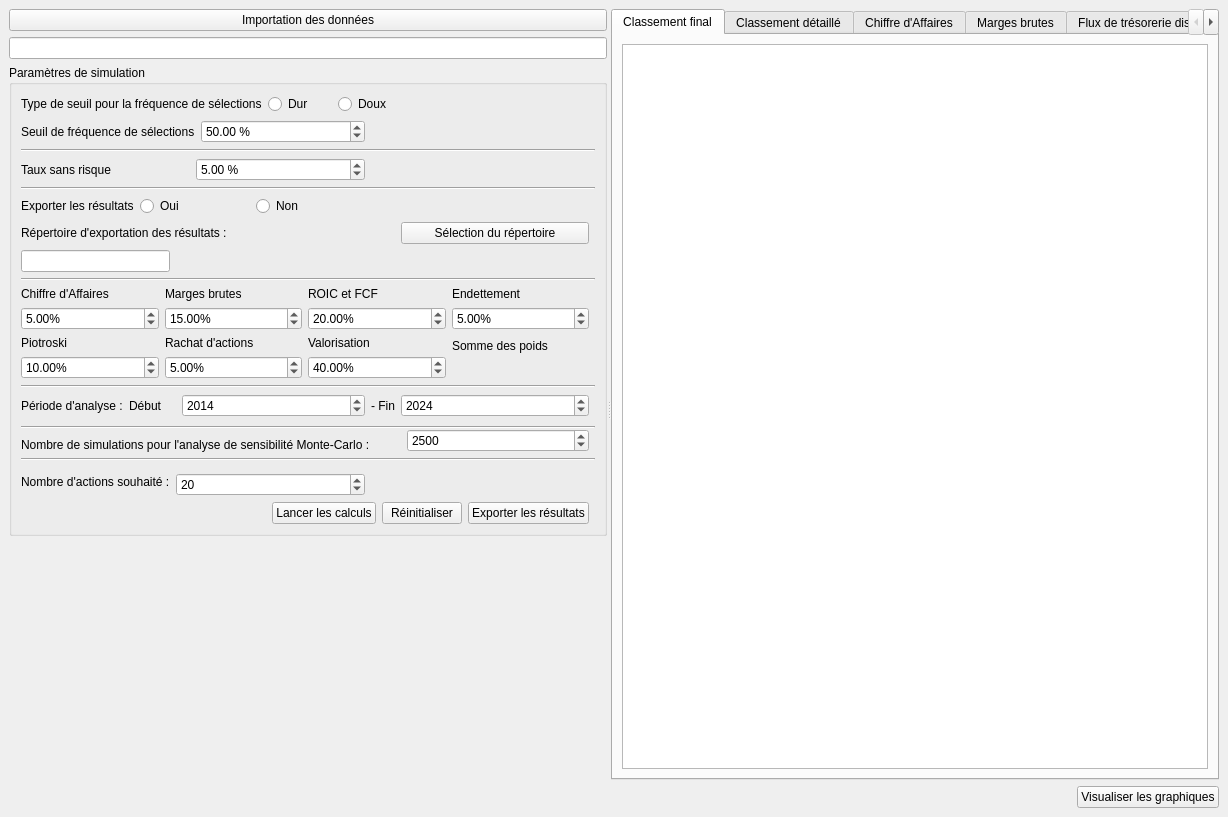
<?xml version="1.0" encoding="UTF-8"?>
<ui version="4.0">
 <class>MainWindow</class>
 <widget class="QMainWindow" name="MainWindow">
  <property name="geometry">
   <rect>
    <x>0</x>
    <y>0</y>
    <width>1228</width>
    <height>817</height>
   </rect>
  </property>
  <property name="windowTitle">
   <string>MainWindow</string>
  </property>
  <widget class="QWidget" name="centralwidget">
   <layout class="QGridLayout" name="gridLayout_16">
    <item row="0" column="0">
     <widget class="QSplitter" name="splitter">
      <property name="orientation">
       <enum>Qt::Orientation::Horizontal</enum>
      </property>
      <widget class="QWidget" name="">
       <layout class="QVBoxLayout" name="verticalLayout">
        <item>
         <widget class="QPushButton" name="pb_import_data">
          <property name="text">
           <string>Importation des données</string>
          </property>
         </widget>
        </item>
        <item>
         <widget class="QLineEdit" name="le_path_data_import">
          <property name="sizePolicy">
           <sizepolicy hsizetype="Expanding" vsizetype="Fixed">
            <horstretch>0</horstretch>
            <verstretch>0</verstretch>
           </sizepolicy>
          </property>
          <property name="readOnly">
           <bool>true</bool>
          </property>
         </widget>
        </item>
        <item>
         <widget class="QGroupBox" name="gb_sim_param">
          <property name="sizePolicy">
           <sizepolicy hsizetype="Minimum" vsizetype="Preferred">
            <horstretch>0</horstretch>
            <verstretch>0</verstretch>
           </sizepolicy>
          </property>
          <property name="title">
           <string>Paramètres de simulation</string>
          </property>
          <layout class="QGridLayout" name="gridLayout_24">
           <item row="0" column="0" colspan="6">
            <layout class="QHBoxLayout" name="horizontalLayout_2">
             <item>
              <widget class="QLabel" name="label_4">
               <property name="text">
                <string>Type de seuil pour la fréquence de sélections</string>
               </property>
              </widget>
             </item>
             <item>
              <widget class="QRadioButton" name="rb_type_freq_selec_dur">
               <property name="text">
                <string>Dur</string>
               </property>
              </widget>
             </item>
             <item>
              <widget class="QRadioButton" name="rb_type_freq_selec_doux">
               <property name="text">
                <string>Doux</string>
               </property>
              </widget>
             </item>
            </layout>
           </item>
           <item row="1" column="0" colspan="4">
            <layout class="QHBoxLayout" name="horizontalLayout">
             <item>
              <widget class="QLabel" name="label_2">
               <property name="text">
                <string>Seuil de fréquence de sélections</string>
               </property>
              </widget>
             </item>
             <item>
              <widget class="QDoubleSpinBox" name="sb_seuil_freq_select">
               <property name="suffix">
                <string> %</string>
               </property>
               <property name="maximum">
                <double>100.000000000000000</double>
               </property>
               <property name="singleStep">
                <double>0.100000000000000</double>
               </property>
               <property name="value">
                <double>50.000000000000000</double>
               </property>
              </widget>
             </item>
            </layout>
           </item>
           <item row="2" column="0" colspan="8">
            <widget class="Line" name="line_3">
             <property name="orientation">
              <enum>Qt::Orientation::Horizontal</enum>
             </property>
            </widget>
           </item>
           <item row="3" column="0" colspan="4">
            <layout class="QHBoxLayout" name="horizontalLayout_4">
             <item>
              <widget class="QLabel" name="label_5">
               <property name="text">
                <string>Taux sans risque</string>
               </property>
              </widget>
             </item>
             <item>
              <widget class="QDoubleSpinBox" name="sb_taux_sans_risque">
               <property name="suffix">
                <string> %</string>
               </property>
               <property name="maximum">
                <double>10.000000000000000</double>
               </property>
               <property name="singleStep">
                <double>0.100000000000000</double>
               </property>
               <property name="value">
                <double>5.000000000000000</double>
               </property>
              </widget>
             </item>
            </layout>
           </item>
           <item row="4" column="0" colspan="8">
            <widget class="Line" name="line_2">
             <property name="orientation">
              <enum>Qt::Orientation::Horizontal</enum>
             </property>
            </widget>
           </item>
           <item row="5" column="0" colspan="4">
            <layout class="QHBoxLayout" name="horizontalLayout_3">
             <item>
              <widget class="QLabel" name="label">
               <property name="text">
                <string>Exporter les résultats</string>
               </property>
              </widget>
             </item>
             <item>
              <widget class="QRadioButton" name="rb_export_results_yes">
               <property name="text">
                <string>Oui</string>
               </property>
               <attribute name="buttonGroup">
                <string notr="true">buttonGroup</string>
               </attribute>
              </widget>
             </item>
             <item>
              <widget class="QRadioButton" name="rb_export_results_no">
               <property name="text">
                <string>Non</string>
               </property>
               <attribute name="buttonGroup">
                <string notr="true">buttonGroup</string>
               </attribute>
              </widget>
             </item>
            </layout>
           </item>
           <item row="6" column="0" colspan="4">
            <widget class="QLabel" name="label_export_path">
             <property name="text">
              <string>Répertoire d'exportation des résultats :</string>
             </property>
            </widget>
           </item>
           <item row="6" column="5" colspan="2">
            <widget class="QPushButton" name="pb_select_export_repo">
             <property name="text">
              <string>Sélection du répertoire</string>
             </property>
            </widget>
           </item>
           <item row="7" column="0" colspan="2">
            <widget class="QLineEdit" name="le_path_data_export">
             <property name="readOnly">
              <bool>true</bool>
             </property>
            </widget>
           </item>
           <item row="8" column="0" colspan="8">
            <widget class="Line" name="line">
             <property name="orientation">
              <enum>Qt::Orientation::Horizontal</enum>
             </property>
            </widget>
           </item>
           <item row="9" column="0" colspan="7">
            <layout class="QHBoxLayout" name="horizontalLayout_5">
             <item>
              <layout class="QGridLayout" name="gridLayout">
               <item row="0" column="0">
                <widget class="QLabel" name="label_7">
                 <property name="text">
                  <string>Chiffre d'Affaires</string>
                 </property>
                </widget>
               </item>
               <item row="1" column="0">
                <widget class="QDoubleSpinBox" name="sp_ca">
                 <property name="sizePolicy">
                  <sizepolicy hsizetype="Preferred" vsizetype="Fixed">
                   <horstretch>0</horstretch>
                   <verstretch>0</verstretch>
                  </sizepolicy>
                 </property>
                 <property name="suffix">
                  <string>%</string>
                 </property>
                 <property name="maximum">
                  <double>100.000000000000000</double>
                 </property>
                 <property name="singleStep">
                  <double>0.010000000000000</double>
                 </property>
                 <property name="value">
                  <double>5.000000000000000</double>
                 </property>
                </widget>
               </item>
              </layout>
             </item>
             <item>
              <layout class="QGridLayout" name="gridLayout_17">
               <item row="0" column="0">
                <widget class="QLabel" name="label_8">
                 <property name="text">
                  <string>Marges brutes</string>
                 </property>
                </widget>
               </item>
               <item row="1" column="0">
                <widget class="QDoubleSpinBox" name="sp_gross_margin">
                 <property name="sizePolicy">
                  <sizepolicy hsizetype="Preferred" vsizetype="Fixed">
                   <horstretch>0</horstretch>
                   <verstretch>0</verstretch>
                  </sizepolicy>
                 </property>
                 <property name="suffix">
                  <string>%</string>
                 </property>
                 <property name="maximum">
                  <double>100.000000000000000</double>
                 </property>
                 <property name="singleStep">
                  <double>0.010000000000000</double>
                 </property>
                 <property name="value">
                  <double>15.000000000000000</double>
                 </property>
                </widget>
               </item>
              </layout>
             </item>
             <item>
              <layout class="QGridLayout" name="gridLayout_18">
               <item row="0" column="0">
                <widget class="QLabel" name="label_9">
                 <property name="text">
                  <string>ROIC et FCF</string>
                 </property>
                </widget>
               </item>
               <item row="1" column="0">
                <widget class="QDoubleSpinBox" name="sp_roic">
                 <property name="sizePolicy">
                  <sizepolicy hsizetype="Preferred" vsizetype="Fixed">
                   <horstretch>0</horstretch>
                   <verstretch>0</verstretch>
                  </sizepolicy>
                 </property>
                 <property name="suffix">
                  <string>%</string>
                 </property>
                 <property name="maximum">
                  <double>100.000000000000000</double>
                 </property>
                 <property name="singleStep">
                  <double>0.010000000000000</double>
                 </property>
                 <property name="value">
                  <double>20.000000000000000</double>
                 </property>
                </widget>
               </item>
              </layout>
             </item>
             <item>
              <layout class="QGridLayout" name="gridLayout_19">
               <item row="0" column="0">
                <widget class="QLabel" name="label_12">
                 <property name="text">
                  <string>Endettement</string>
                 </property>
                </widget>
               </item>
               <item row="1" column="0">
                <widget class="QDoubleSpinBox" name="sp_debt">
                 <property name="sizePolicy">
                  <sizepolicy hsizetype="Preferred" vsizetype="Fixed">
                   <horstretch>0</horstretch>
                   <verstretch>0</verstretch>
                  </sizepolicy>
                 </property>
                 <property name="suffix">
                  <string>%</string>
                 </property>
                 <property name="maximum">
                  <double>100.000000000000000</double>
                 </property>
                 <property name="singleStep">
                  <double>0.010000000000000</double>
                 </property>
                 <property name="value">
                  <double>5.000000000000000</double>
                 </property>
                </widget>
               </item>
              </layout>
             </item>
            </layout>
           </item>
           <item row="10" column="0" colspan="7">
            <layout class="QHBoxLayout" name="horizontalLayout_7">
             <item>
              <layout class="QGridLayout" name="gridLayout_23">
               <item row="0" column="0">
                <widget class="QLabel" name="label_10">
                 <property name="text">
                  <string>Piotroski</string>
                 </property>
                </widget>
               </item>
               <item row="1" column="0">
                <widget class="QDoubleSpinBox" name="sp_piotroski">
                 <property name="sizePolicy">
                  <sizepolicy hsizetype="Expanding" vsizetype="Fixed">
                   <horstretch>0</horstretch>
                   <verstretch>0</verstretch>
                  </sizepolicy>
                 </property>
                 <property name="suffix">
                  <string>%</string>
                 </property>
                 <property name="maximum">
                  <double>100.000000000000000</double>
                 </property>
                 <property name="singleStep">
                  <double>0.010000000000000</double>
                 </property>
                 <property name="value">
                  <double>10.000000000000000</double>
                 </property>
                </widget>
               </item>
              </layout>
             </item>
             <item>
              <layout class="QGridLayout" name="gridLayout_22">
               <item row="0" column="0">
                <widget class="QLabel" name="label_11">
                 <property name="text">
                  <string>Rachat d'actions</string>
                 </property>
                </widget>
               </item>
               <item row="1" column="0">
                <widget class="QDoubleSpinBox" name="sp_buyback">
                 <property name="sizePolicy">
                  <sizepolicy hsizetype="Expanding" vsizetype="Fixed">
                   <horstretch>0</horstretch>
                   <verstretch>0</verstretch>
                  </sizepolicy>
                 </property>
                 <property name="suffix">
                  <string>%</string>
                 </property>
                 <property name="maximum">
                  <double>100.000000000000000</double>
                 </property>
                 <property name="singleStep">
                  <double>0.010000000000000</double>
                 </property>
                 <property name="value">
                  <double>5.000000000000000</double>
                 </property>
                </widget>
               </item>
              </layout>
             </item>
             <item>
              <layout class="QGridLayout" name="gridLayout_21">
               <item row="0" column="0">
                <widget class="QLabel" name="label_6">
                 <property name="text">
                  <string>Valorisation</string>
                 </property>
                </widget>
               </item>
               <item row="1" column="0">
                <widget class="QDoubleSpinBox" name="sp_value">
                 <property name="sizePolicy">
                  <sizepolicy hsizetype="Expanding" vsizetype="Fixed">
                   <horstretch>0</horstretch>
                   <verstretch>0</verstretch>
                  </sizepolicy>
                 </property>
                 <property name="suffix">
                  <string>%</string>
                 </property>
                 <property name="maximum">
                  <double>100.000000000000000</double>
                 </property>
                 <property name="singleStep">
                  <double>0.010000000000000</double>
                 </property>
                 <property name="value">
                  <double>40.000000000000000</double>
                 </property>
                </widget>
               </item>
              </layout>
             </item>
             <item>
              <layout class="QGridLayout" name="gridLayout_20">
               <item row="0" column="0">
                <widget class="QLabel" name="label_13">
                 <property name="text">
                  <string>Somme des poids</string>
                 </property>
                </widget>
               </item>
               <item row="1" column="0">
                <widget class="QLabel" name="l_sum_weights">
                 <property name="sizePolicy">
                  <sizepolicy hsizetype="Expanding" vsizetype="Preferred">
                   <horstretch>0</horstretch>
                   <verstretch>0</verstretch>
                  </sizepolicy>
                 </property>
                 <property name="midLineWidth">
                  <number>-3</number>
                 </property>
                 <property name="text">
                  <string/>
                 </property>
                </widget>
               </item>
              </layout>
             </item>
            </layout>
           </item>
           <item row="11" column="0" colspan="8">
            <widget class="Line" name="line_4">
             <property name="orientation">
              <enum>Qt::Orientation::Horizontal</enum>
             </property>
            </widget>
           </item>
           <item row="12" column="0" rowspan="2">
            <widget class="QLabel" name="label_3">
             <property name="text">
              <string>Période d'analyse :</string>
             </property>
            </widget>
           </item>
           <item row="12" column="1" rowspan="2">
            <widget class="QLabel" name="label_14">
             <property name="text">
              <string>Début</string>
             </property>
            </widget>
           </item>
           <item row="12" column="3" rowspan="2">
            <widget class="QSpinBox" name="sp_start_year">
             <property name="sizePolicy">
              <sizepolicy hsizetype="Expanding" vsizetype="Fixed">
               <horstretch>0</horstretch>
               <verstretch>0</verstretch>
              </sizepolicy>
             </property>
             <property name="minimum">
              <number>1900</number>
             </property>
             <property name="maximum">
              <number>9999</number>
             </property>
             <property name="value">
              <number>2014</number>
             </property>
            </widget>
           </item>
           <item row="12" column="4" rowspan="2">
            <widget class="QLabel" name="label_17">
             <property name="text">
              <string>- Fin</string>
             </property>
            </widget>
           </item>
           <item row="12" column="5" rowspan="2" colspan="2">
            <widget class="QSpinBox" name="sp_end_year">
             <property name="sizePolicy">
              <sizepolicy hsizetype="Expanding" vsizetype="Fixed">
               <horstretch>0</horstretch>
               <verstretch>0</verstretch>
              </sizepolicy>
             </property>
             <property name="minimum">
              <number>1900</number>
             </property>
             <property name="maximum">
              <number>9999</number>
             </property>
             <property name="value">
              <number>2024</number>
             </property>
            </widget>
           </item>
           <item row="14" column="0" rowspan="2" colspan="8">
            <widget class="Line" name="line_5">
             <property name="orientation">
              <enum>Qt::Orientation::Horizontal</enum>
             </property>
            </widget>
           </item>
           <item row="15" column="6" rowspan="2">
            <widget class="QSpinBox" name="sb_nbe_monte_carlo">
             <property name="sizePolicy">
              <sizepolicy hsizetype="Expanding" vsizetype="Fixed">
               <horstretch>0</horstretch>
               <verstretch>0</verstretch>
              </sizepolicy>
             </property>
             <property name="minimum">
              <number>1</number>
             </property>
             <property name="maximum">
              <number>10000</number>
             </property>
             <property name="singleStep">
              <number>100</number>
             </property>
             <property name="value">
              <number>2500</number>
             </property>
            </widget>
           </item>
           <item row="16" column="0" colspan="6">
            <widget class="QLabel" name="label_15">
             <property name="text">
              <string>Nombre de simulations pour l'analyse de sensibilité Monte-Carlo :</string>
             </property>
            </widget>
           </item>
           <item row="17" column="0" colspan="8">
            <widget class="Line" name="line_6">
             <property name="orientation">
              <enum>Qt::Orientation::Horizontal</enum>
             </property>
            </widget>
           </item>
           <item row="18" column="0" rowspan="2" colspan="2">
            <widget class="QLabel" name="label_16">
             <property name="text">
              <string>Nombre d'actions souhaité :</string>
             </property>
            </widget>
           </item>
           <item row="19" column="2" colspan="2">
            <widget class="QSpinBox" name="sb_nb_stocks">
             <property name="sizePolicy">
              <sizepolicy hsizetype="Expanding" vsizetype="Fixed">
               <horstretch>0</horstretch>
               <verstretch>0</verstretch>
              </sizepolicy>
             </property>
             <property name="minimum">
              <number>1</number>
             </property>
             <property name="maximum">
              <number>100</number>
             </property>
             <property name="singleStep">
              <number>1</number>
             </property>
             <property name="value">
              <number>20</number>
             </property>
            </widget>
           </item>
           <item row="20" column="0" colspan="7">
            <layout class="QHBoxLayout" name="horizontalLayout_6">
             <item>
              <spacer name="horizontalSpacer_3">
               <property name="orientation">
                <enum>Qt::Orientation::Horizontal</enum>
               </property>
               <property name="sizeType">
                <enum>QSizePolicy::Policy::MinimumExpanding</enum>
               </property>
               <property name="sizeHint" stdset="0">
                <size>
                 <width>108</width>
                 <height>20</height>
                </size>
               </property>
              </spacer>
             </item>
             <item>
              <widget class="QPushButton" name="pb_run">
               <property name="sizePolicy">
                <sizepolicy hsizetype="Preferred" vsizetype="Fixed">
                 <horstretch>0</horstretch>
                 <verstretch>0</verstretch>
                </sizepolicy>
               </property>
               <property name="text">
                <string>Lancer les calculs</string>
               </property>
              </widget>
             </item>
             <item>
              <widget class="QPushButton" name="pb_reset">
               <property name="sizePolicy">
                <sizepolicy hsizetype="Preferred" vsizetype="Fixed">
                 <horstretch>0</horstretch>
                 <verstretch>0</verstretch>
                </sizepolicy>
               </property>
               <property name="text">
                <string>Réinitialiser</string>
               </property>
              </widget>
             </item>
             <item>
              <widget class="QPushButton" name="pb_export_results">
               <property name="sizePolicy">
                <sizepolicy hsizetype="Preferred" vsizetype="Fixed">
                 <horstretch>0</horstretch>
                 <verstretch>0</verstretch>
                </sizepolicy>
               </property>
               <property name="text">
                <string>Exporter les résultats</string>
               </property>
              </widget>
             </item>
            </layout>
           </item>
          </layout>
         </widget>
        </item>
        <item>
         <spacer name="verticalSpacer">
          <property name="orientation">
           <enum>Qt::Orientation::Vertical</enum>
          </property>
          <property name="sizeHint" stdset="0">
           <size>
            <width>154</width>
            <height>46</height>
           </size>
          </property>
         </spacer>
        </item>
       </layout>
      </widget>
      <widget class="QWidget" name="layoutWidget">
       <layout class="QGridLayout" name="gridLayout_2">
        <item row="0" column="0" colspan="2">
         <widget class="QTabWidget" name="tw_results">
          <property name="sizePolicy">
           <sizepolicy hsizetype="Preferred" vsizetype="Preferred">
            <horstretch>0</horstretch>
            <verstretch>0</verstretch>
           </sizepolicy>
          </property>
          <property name="currentIndex">
           <number>0</number>
          </property>
          <widget class="QWidget" name="tab_final_ranking">
           <attribute name="title">
            <string>Classement final</string>
           </attribute>
           <layout class="QGridLayout" name="gridLayout_3">
            <item row="0" column="0">
             <widget class="QTableView" name="tableView_final_ranking"/>
            </item>
           </layout>
          </widget>
          <widget class="QWidget" name="tab_ranking_detailed">
           <attribute name="title">
            <string>Classement détaillé</string>
           </attribute>
           <layout class="QGridLayout" name="gridLayout_4">
            <item row="0" column="0">
             <widget class="QTableView" name="tableView_ranking_detailed"/>
            </item>
           </layout>
          </widget>
          <widget class="QWidget" name="tab_revenues">
           <attribute name="title">
            <string>Chiffre d'Affaires</string>
           </attribute>
           <layout class="QGridLayout" name="gridLayout_5">
            <item row="0" column="0">
             <widget class="QTableView" name="tableView_revenues"/>
            </item>
           </layout>
          </widget>
          <widget class="QWidget" name="tab_gross_margin">
           <attribute name="title">
            <string>Marges brutes</string>
           </attribute>
           <layout class="QGridLayout" name="gridLayout_6">
            <item row="0" column="0">
             <widget class="QTableView" name="tableView_gross_margin"/>
            </item>
           </layout>
          </widget>
          <widget class="QWidget" name="tab_fcf">
           <attribute name="title">
            <string>Flux de trésorerie disponible</string>
           </attribute>
           <layout class="QGridLayout" name="gridLayout_7">
            <item row="0" column="0">
             <widget class="QTableView" name="tableView_fcf"/>
            </item>
           </layout>
          </widget>
          <widget class="QWidget" name="tab_roic">
           <attribute name="title">
            <string>Retour sur Capitaux Investis</string>
           </attribute>
           <layout class="QGridLayout" name="gridLayout_8">
            <item row="0" column="0">
             <widget class="QTableView" name="tableView_roic"/>
            </item>
           </layout>
          </widget>
          <widget class="QWidget" name="tab_debt">
           <attribute name="title">
            <string>Endettement</string>
           </attribute>
           <layout class="QGridLayout" name="gridLayout_9">
            <item row="0" column="0">
             <widget class="QTableView" name="tableView_debt"/>
            </item>
           </layout>
          </widget>
          <widget class="QWidget" name="tab_piotroski">
           <attribute name="title">
            <string>Score de Piotroski</string>
           </attribute>
           <layout class="QGridLayout" name="gridLayout_10">
            <item row="0" column="0">
             <widget class="QTableView" name="tableView_piotroski"/>
            </item>
           </layout>
          </widget>
          <widget class="QWidget" name="tab_buyback">
           <attribute name="title">
            <string>Rachat d'actions</string>
           </attribute>
           <layout class="QGridLayout" name="gridLayout_11">
            <item row="0" column="0">
             <widget class="QTableView" name="tableView_buyback"/>
            </item>
           </layout>
          </widget>
          <widget class="QWidget" name="tab_value">
           <attribute name="title">
            <string>Valorisation</string>
           </attribute>
           <layout class="QGridLayout" name="gridLayout_12">
            <item row="0" column="0">
             <widget class="QTableView" name="tableView_value"/>
            </item>
           </layout>
          </widget>
          <widget class="QWidget" name="tab_quality">
           <attribute name="title">
            <string>Qualité</string>
           </attribute>
           <layout class="QGridLayout" name="gridLayout_13">
            <item row="0" column="0">
             <widget class="QTableView" name="tableView_quality"/>
            </item>
           </layout>
          </widget>
          <widget class="QWidget" name="tab_sensibility_analysis">
           <attribute name="title">
            <string>Analyse de sensibilité</string>
           </attribute>
           <layout class="QGridLayout" name="gridLayout_14">
            <item row="0" column="0">
             <widget class="QTableView" name="tableView_sensibility_analysis"/>
            </item>
           </layout>
          </widget>
          <widget class="QWidget" name="tab_robust_quality">
           <attribute name="title">
            <string>Qualité Robuste</string>
           </attribute>
           <layout class="QGridLayout" name="gridLayout_15">
            <item row="0" column="0">
             <widget class="QTableView" name="tableView_robust_quality"/>
            </item>
           </layout>
          </widget>
         </widget>
        </item>
        <item row="1" column="0">
         <spacer name="horizontalSpacer_2">
          <property name="sizePolicy">
           <sizepolicy hsizetype="Expanding" vsizetype="Minimum">
            <horstretch>0</horstretch>
            <verstretch>0</verstretch>
           </sizepolicy>
          </property>
          <property name="orientation">
           <enum>Qt::Orientation::Horizontal</enum>
          </property>
          <property name="sizeType">
           <enum>QSizePolicy::Policy::Expanding</enum>
          </property>
          <property name="sizeHint" stdset="0">
           <size>
            <width>378</width>
            <height>20</height>
           </size>
          </property>
         </spacer>
        </item>
        <item row="1" column="1">
         <widget class="QPushButton" name="pb_show_graphics_window">
          <property name="sizePolicy">
           <sizepolicy hsizetype="Preferred" vsizetype="Fixed">
            <horstretch>0</horstretch>
            <verstretch>0</verstretch>
           </sizepolicy>
          </property>
          <property name="text">
           <string>Visualiser les graphiques</string>
          </property>
         </widget>
        </item>
       </layout>
      </widget>
     </widget>
    </item>
   </layout>
  </widget>
  <action name="actiongo">
   <property name="text">
    <string>go</string>
   </property>
  </action>
 </widget>
 <resources/>
 <connections/>
 <buttongroups>
  <buttongroup name="buttonGroup"/>
 </buttongroups>
</ui>
